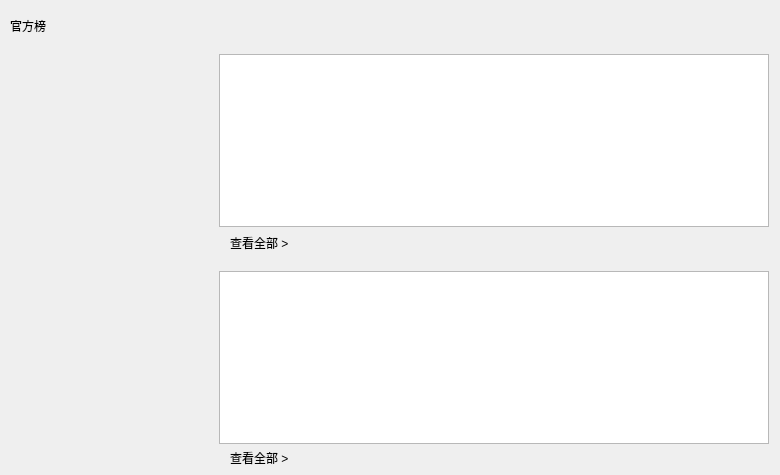
    <widget class="QWidget" name="rangking_list">
     <attribute name="title">
      <string>页</string>
     </attribute>
     <widget class="QLabel" name="labRankl">
      <property name="geometry">
       <rect>
        <x>10</x>
        <y>10</y>
        <width>81</width>
        <height>31</height>
       </rect>
      </property>
      <property name="text">
       <string>官方榜</string>
      </property>
     </widget>
     <widget class="QLabel" name="labmore1">
      <property name="geometry">
       <rect>
        <x>230</x>
        <y>235</y>
        <width>91</width>
        <height>16</height>
       </rect>
      </property>
      <property name="text">
       <string>查看全部 &gt;</string>
      </property>
     </widget>
     <widget class="QLabel" name="labmore2">
      <property name="geometry">
       <rect>
        <x>230</x>
        <y>450</y>
        <width>91</width>
        <height>16</height>
       </rect>
      </property>
      <property name="text">
       <string>查看全部 &gt;</string>
      </property>
     </widget>
     <widget class="QWidget" name="layoutWidget_7">
      <property name="geometry">
       <rect>
        <x>10</x>
        <y>50</y>
        <width>761</width>
        <height>181</height>
       </rect>
      </property>
      <layout class="QHBoxLayout" name="horizontalLayout_12">
       <property name="leftMargin">
        <number>2</number>
       </property>
       <property name="rightMargin">
        <number>2</number>
       </property>
       <item>
        <widget class="QWidget" name="widUp" native="true">
         <property name="minimumSize">
          <size>
           <width>173</width>
           <height>173</height>
          </size>
         </property>
         <property name="maximumSize">
          <size>
           <width>173</width>
           <height>173</height>
          </size>
         </property>
        </widget>
       </item>
       <item>
        <spacer name="horizontalSpacer_6">
         <property name="orientation">
          <enum>Qt::Horizontal</enum>
         </property>
         <property name="sizeHint" stdset="0">
          <size>
           <width>10</width>
           <height>20</height>
          </size>
         </property>
        </spacer>
       </item>
       <item>
        <widget class="QListWidget" name="listCont">
         <property name="minimumSize">
          <size>
           <width>550</width>
           <height>173</height>
          </size>
         </property>
         <property name="maximumSize">
          <size>
           <width>16777215</width>
           <height>173</height>
          </size>
         </property>
        </widget>
       </item>
      </layout>
     </widget>
     <widget class="QWidget" name="layoutWidget_8">
      <property name="geometry">
       <rect>
        <x>10</x>
        <y>270</y>
        <width>761</width>
        <height>175</height>
       </rect>
      </property>
      <layout class="QHBoxLayout" name="horizontalLayout_13">
       <property name="leftMargin">
        <number>2</number>
       </property>
       <property name="rightMargin">
        <number>2</number>
       </property>
       <item>
        <widget class="QWidget" name="widUp2" native="true">
         <property name="minimumSize">
          <size>
           <width>173</width>
           <height>173</height>
          </size>
         </property>
         <property name="maximumSize">
          <size>
           <width>173</width>
           <height>173</height>
          </size>
         </property>
        </widget>
       </item>
       <item>
        <spacer name="horizontalSpacer_7">
         <property name="orientation">
          <enum>Qt::Horizontal</enum>
         </property>
         <property name="sizeHint" stdset="0">
          <size>
           <width>29</width>
           <height>17</height>
          </size>
         </property>
        </spacer>
       </item>
       <item>
        <widget class="QListWidget" name="listCont2">
         <property name="minimumSize">
          <size>
           <width>550</width>
           <height>173</height>
          </size>
         </property>
         <property name="maximumSize">
          <size>
           <width>16777215</width>
           <height>173</height>
          </size>
         </property>
        </widget>
       </item>
      </layout>
     </widget>
    </widget>
